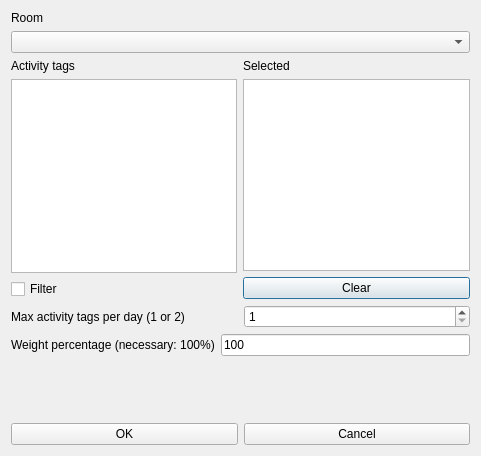
<?xml version="1.0" encoding="UTF-8"?>
<ui version="4.0">
 <class>ModifyConstraintRoomMaxActivityTagsPerRealDayFromSetForm_template</class>
 <widget class="QDialog" name="ModifyConstraintRoomMaxActivityTagsPerRealDayFromSetForm_template">
  <property name="geometry">
   <rect>
    <x>0</x>
    <y>0</y>
    <width>481</width>
    <height>456</height>
   </rect>
  </property>
  <property name="windowTitle">
   <string extracomment="This is the title of the dialog to add a new constraint of this type">Modify room max activity tags per real day from set</string>
  </property>
  <layout class="QVBoxLayout" name="verticalLayout_4">
   <item>
    <layout class="QVBoxLayout" name="verticalLayout_3">
     <item>
      <widget class="QLabel" name="roomTextLabel">
       <property name="frameShape">
        <enum>QFrame::NoFrame</enum>
       </property>
       <property name="frameShadow">
        <enum>QFrame::Plain</enum>
       </property>
       <property name="text">
        <string>Room</string>
       </property>
       <property name="wordWrap">
        <bool>false</bool>
       </property>
      </widget>
     </item>
     <item>
      <widget class="QComboBox" name="roomsComboBox">
       <property name="editable">
        <bool>false</bool>
       </property>
       <property name="insertPolicy">
        <enum>QComboBox::NoInsert</enum>
       </property>
       <property name="duplicatesEnabled">
        <bool>false</bool>
       </property>
      </widget>
     </item>
    </layout>
   </item>
   <item>
    <layout class="QHBoxLayout" name="horizontalLayout_4">
     <item>
      <layout class="QVBoxLayout" name="verticalLayout_2">
       <item>
        <widget class="QLabel" name="label_2">
         <property name="text">
          <string>Activity tags</string>
         </property>
        </widget>
       </item>
       <item>
        <widget class="QListWidget" name="allActivityTagsListWidget"/>
       </item>
       <item>
        <widget class="QCheckBox" name="filterCheckBox">
         <property name="text">
          <string>Filter</string>
         </property>
        </widget>
       </item>
      </layout>
     </item>
     <item>
      <layout class="QVBoxLayout" name="verticalLayout">
       <item>
        <widget class="QLabel" name="label_3">
         <property name="text">
          <string comment="It refers to activity tags">Selected</string>
         </property>
        </widget>
       </item>
       <item>
        <widget class="QListWidget" name="selectedActivityTagsListWidget"/>
       </item>
       <item>
        <widget class="QPushButton" name="clearActivityTagsPushButton">
         <property name="text">
          <string>Clear</string>
         </property>
        </widget>
       </item>
      </layout>
     </item>
    </layout>
   </item>
   <item>
    <layout class="QHBoxLayout" name="horizontalLayout">
     <item>
      <widget class="QLabel" name="label">
       <property name="text">
        <string>Max activity tags per day (1 or 2)</string>
       </property>
      </widget>
     </item>
     <item>
      <widget class="QSpinBox" name="maxActivityTagsSpinBox">
       <property name="minimum">
        <number>1</number>
       </property>
       <property name="maximum">
        <number>2</number>
       </property>
       <property name="value">
        <number>1</number>
       </property>
      </widget>
     </item>
    </layout>
   </item>
   <item>
    <layout class="QHBoxLayout" name="horizontalLayout_2">
     <item>
      <widget class="QLabel" name="weightTextLabel">
       <property name="frameShape">
        <enum>QFrame::NoFrame</enum>
       </property>
       <property name="frameShadow">
        <enum>QFrame::Plain</enum>
       </property>
       <property name="text">
        <string>Weight percentage (necessary: 100%)</string>
       </property>
       <property name="wordWrap">
        <bool>false</bool>
       </property>
      </widget>
     </item>
     <item>
      <widget class="QLineEdit" name="weightLineEdit">
       <property name="text">
        <string notr="true">100</string>
       </property>
      </widget>
     </item>
    </layout>
   </item>
   <item>
    <spacer name="verticalSpacer">
     <property name="orientation">
      <enum>Qt::Vertical</enum>
     </property>
     <property name="sizeHint" stdset="0">
      <size>
       <width>20</width>
       <height>32</height>
      </size>
     </property>
    </spacer>
   </item>
   <item>
    <layout class="QHBoxLayout" name="horizontalLayout_3">
     <item>
      <widget class="QPushButton" name="okPushButton">
       <property name="text">
        <string>OK</string>
       </property>
      </widget>
     </item>
     <item>
      <widget class="QPushButton" name="cancelPushButton">
       <property name="text">
        <string>Cancel</string>
       </property>
      </widget>
     </item>
    </layout>
   </item>
  </layout>
 </widget>
 <layoutdefault spacing="6" margin="11"/>
 <resources/>
 <connections/>
</ui>
